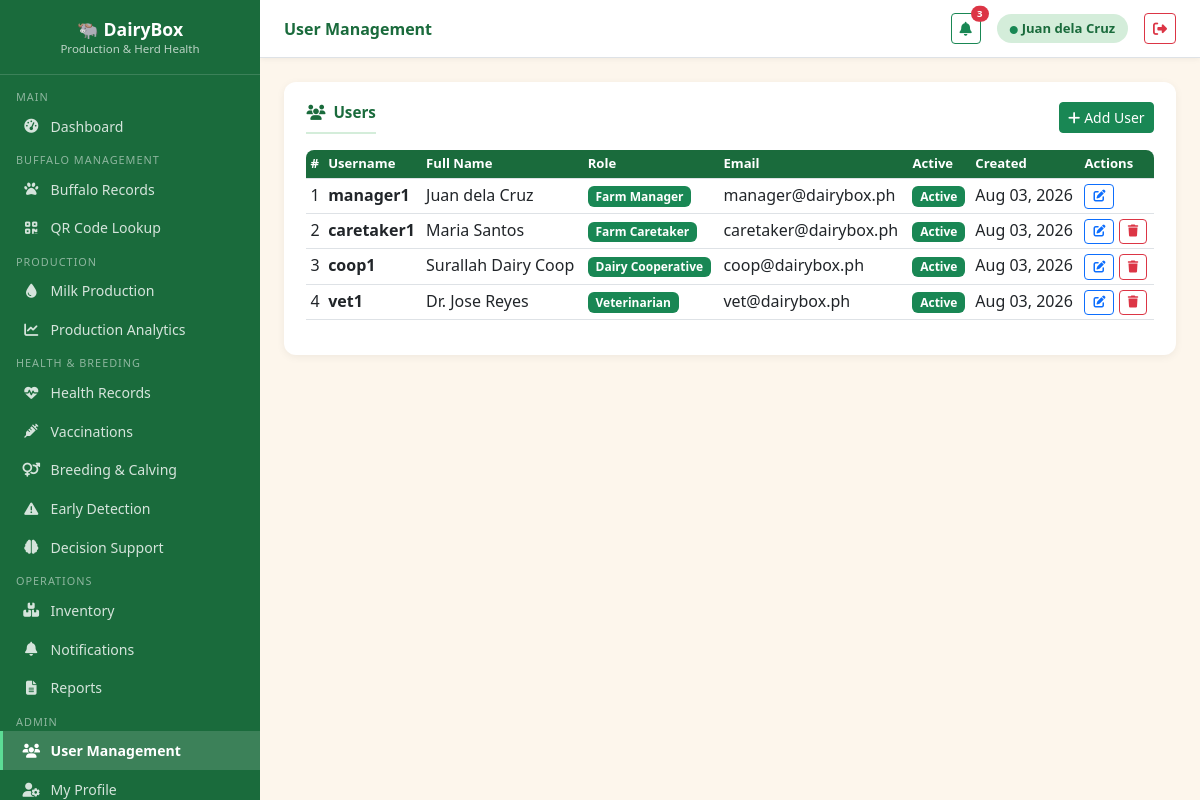
Page /modules/users.php (signed in) on the committed database.
### tables this page shows
CREATE TABLE IF NOT EXISTS users (
    id          INT AUTO_INCREMENT PRIMARY KEY,
    username    VARCHAR(60)  NOT NULL UNIQUE,
    password    VARCHAR(255) NOT NULL,
    full_name   VARCHAR(120) NOT NULL,
    role        ENUM('farm_manager','farm_caretaker','dairy_cooperative','veterinarian') NOT NULL,
    email       VARCHAR(120),
    phone       VARCHAR(30),
    is_active   TINYINT(1) DEFAULT 1,
    created_at  TIMESTAMP DEFAULT CURRENT_TIMESTAMP
);

### config/session.php (called while the page is built, shortened)
<?php
function currentUser(): array {
    return $_SESSION['user'] ?? [];
}

### modules/users.php (the view, shortened to what this page needs)
<?php
require_once '../config/session.php';
$root      = '../';
$pageTitle = 'User Management';
$db        = getDB();
$action    = $_GET['action'] ?? 'list';
$editing = null;
$users = $db->query("SELECT * FROM users ORDER BY role, full_name")->fetchAll();
include '../includes/header.php';
?>
<?php if ($action === 'add' || $action === 'edit'): ?>
<div class="card-section">
    <div class="section-title"><i class="fa fa-user-plus me-2"></i><?= $editing ? 'Edit User' : 'Add User' ?></div>
    <form method="POST">
        <input type="hidden" name="id" value="<?= $editing['id'] ?? 0 ?>">
        <div class="row g-3">
            <div class="col-md-4">
                <label class="form-label fw-semibold">Username *</label>
                <input type="text" name="username" class="form-control" value="<?= htmlspecialchars($editing['username'] ?? '') ?>" required>
            </div>
            <div class="col-md-4">
                <label class="form-label fw-semibold">Full Name *</label>
                <input type="text" name="full_name" class="form-control" value="<?= htmlspecialchars($editing['full_name'] ?? '') ?>" required>
            </div>
            <div class="col-md-4">
                <label class="form-label fw-semibold">Role *</label>
                <select name="role" class="form-select" required>
                    <?php foreach (['farm_manager'=>'Farm Manager','farm_caretaker'=>'Farm Caretaker','dairy_cooperative'=>'Dairy Cooperative','veterinarian'=>'Veterinarian'] as $val=>$lbl): ?>
                    <option value="<?= $val ?>" <?= ($editing['role']??'')===$val?'selected':'' ?>><?= $lbl ?></option>
                    <?php endforeach; ?>
                </select>
            </div>
            <div class="col-md-4">
                <label class="form-label fw-semibold">Password <?= $editing ? '(leave blank to keep)' : '*' ?></label>
                <input type="password" name="password" class="form-control" <?= !$editing ? 'required' : '' ?>>
            </div>
            <div class="col-md-4">
                <label class="form-label fw-semibold">Email</label>
                <input type="email" name="email" class="form-control" value="<?= htmlspecialchars($editing['email'] ?? '') ?>">
            </div>
            <div class="col-md-3">
                <label class="form-label fw-semibold">Phone</label>
                <input type="text" name="phone" class="form-control" value="<?= htmlspecialchars($editing['phone'] ?? '') ?>">
            </div>
            <div class="col-md-1 d-flex align-items-end">
                <div class="form-check">
                    <input class="form-check-input" type="checkbox" name="is_active" id="is_active" <?= ($editing['is_active']??1)?'checked':'' ?>>
                    <label class="form-check-label" for="is_active">Active</label>
                </div>
            </div>
        </div>
        <div class="mt-3 d-flex gap-2">
            <button type="submit" class="btn btn-success"><i class="fa fa-save me-1"></i><?= $editing ? 'Update' : 'Create User' ?></button>
            <a href="users.php" class="btn btn-outline-secondary">Cancel</a>
        </div>
    </form>
</div>
<?php else: ?>
<div class="card-section">
    <div class="d-flex justify-content-between align-items-center mb-3">
        <div class="section-title mb-0"><i class="fa fa-users me-2"></i>Users</div>
        <a href="?action=add" class="btn btn-success btn-sm"><i class="fa fa-plus me-1"></i>Add User</a>
    </div>
    <div class="table-responsive">
    <table class="table table-sm table-hover">
        <thead><tr><th>#</th><th>Username</th><th>Full Name</th><th>Role</th><th>Email</th><th>Active</th><th>Created</th><th>Actions</th></tr></thead>
        <tbody>
        <?php
        $roleLabels = ['farm_manager'=>'Farm Manager','farm_caretaker'=>'Farm Caretaker','dairy_cooperative'=>'Dairy Cooperative','veterinarian'=>'Veterinarian'];
        foreach ($users as $i => $u): ?>
        <tr>
            <td><?= $i+1 ?></td>
            <td><strong><?= htmlspecialchars($u['username']) ?></strong></td>
            <td><?= htmlspecialchars($u['full_name']) ?></td>
            <td><span class="badge bg-success"><?= $roleLabels[$u['role']] ?? $u['role'] ?></span></td>
            <td><?= htmlspecialchars($u['email']??'-') ?></td>
            <td><?= $u['is_active'] ? '<span class="badge bg-success">Active</span>' : '<span class="badge bg-danger">Inactive</span>' ?></td>
            <td><?= date('M d, Y', strtotime($u['created_at'])) ?></td>
            <td>
                <a href="?action=edit&id=<?= $u['id'] ?>" class="btn btn-xs btn-outline-primary" style="padding:.2rem .5rem;font-size:.75rem"><i class="fa fa-edit"></i></a>
                <?php if ($u['id'] !== $user['id']): ?>
                <a href="?delete=<?= $u['id'] ?>" class="btn btn-xs btn-outline-danger" style="padding:.2rem .5rem;font-size:.75rem" onclick="return confirm('Delete user?')"><i class="fa fa-trash"></i></a>
                <?php endif; ?>
            </td>
        </tr>
        <?php endforeach; ?>
        </tbody>
    </table>
    </div>
</div>
<?php endif; ?>
<?php include '../includes/footer.php'; ?>

### includes/header.php (shortened to what this page needs)
<?php
$user = currentUser();
?>
<!DOCTYPE html>
<html lang="en">
<head>
    <link rel="stylesheet" href="https://cdn.jsdelivr.net/npm/bootstrap@5.3.0/dist/css/bootstrap.min.css">
    <link rel="stylesheet" href="<?= $root ?>assets/css/style.css">
    <link rel="stylesheet" href="https://cdnjs.cloudflare.com/ajax/libs/font-awesome/6.5.0/css/all.min.css">
</head>
<body class="app-body">
<aside class="sidebar" id="sidebar">
    <div class="sidebar-brand">
        <h5>🐃 DairyBox</h5>
        <p>Production & Herd Health</p>
    </div>
    <nav>
    </nav>
</aside>
<header class="topbar">
    <div class="d-flex align-items-center gap-2">
        <span class="page-title"><?= htmlspecialchars($pageTitle ?? 'Dashboard') ?></span>
    </div>
    <div class="topbar-right">
        <?php
        $db = getDB();
        $notifCount = $db->prepare("SELECT COUNT(*) FROM notifications WHERE is_read=0 AND (target_role=? OR target_role IS NULL)");
        $notifCount->execute([$user['role']]);
        $nc = $notifCount->fetchColumn();
        ?>
        <div class="position-relative">
            <button class="btn btn-sm btn-outline-success position-relative" onclick="window.location='<?= $root ?>modules/notifications.php'">
                <i class="fa fa-bell"></i>
                <?php if ($nc > 0): ?>
                <span class="position-absolute top-0 start-100 translate-middle badge rounded-pill bg-danger" style="font-size:.6rem"><?= $nc ?></span>
                <?php endif; ?>
            </button>
        </div>
        <span class="user-badge"><i class="fa fa-circle text-success me-1" style="font-size:.5rem"></i><?= htmlspecialchars($user['full_name']) ?></span>
        <a href="<?= $root ?>auth/logout.php" class="btn btn-sm btn-outline-danger" title="Logout">
            <i class="fa fa-sign-out-alt"></i>
        </a>
    </div>
</header>
<main class="main-content">
<div class="content-body">

### assets/css/style.css (style rules this page uses)
:root { --green-dark: #1a6b3c; --green-main: #28a745; --green-light: #d4edda; --brown: #7a5230; --cream: #fdf6ec; --sidebar-w: 260px; }
body.app-body { background: var(--cream); margin: 0; padding: 0; }
.sidebar { position: fixed; top: 0; left: 0; width: var(--sidebar-w); height: 100vh; background: var(--green-dark); color: #fff; display: flex; flex-direction: column; overflow-y: auto; z-index: 1000; transition: transform .3s; }
.sidebar-brand { padding: 1.2rem 1rem 1rem; border-bottom: 1px solid rgba(255,255,255,.15); text-align: center; }
.sidebar-brand h5 { margin: 0; font-weight: 700; font-size: 1.1rem; }
.sidebar-brand p { margin: 0; font-size: .72rem; opacity: .7; }
.sidebar nav { flex: 1; padding: .5rem 0; }
.topbar { position: fixed; top: 0; left: var(--sidebar-w); right: 0; height: 58px; background: #fff; border-bottom: 1px solid #dee2e6; display: flex; align-items: center; justify-content: space-between; padding: 0 1.5rem; z-index: 999; box-shadow: 0 1px 6px rgba(0,0,0,.06); }
.topbar .page-title { font-weight: 600; font-size: 1rem; color: var(--green-dark); }
.topbar-right { display: flex; align-items: center; gap: 1rem; }
.topbar .user-badge { background: var(--green-light); color: var(--green-dark); padding: .3rem .8rem; border-radius: 20px; font-size: .82rem; font-weight: 600; }
.main-content { margin-left: var(--sidebar-w); padding-top: 58px; min-height: 100vh; }
.content-body { padding: 1.5rem; }
.card-section { background: #fff; border-radius: 12px; padding: 1.2rem 1.4rem; box-shadow: 0 2px 8px rgba(0,0,0,.06); margin-bottom: 1.4rem; }
.card-section .section-title { font-weight: 700; font-size: .95rem; color: var(--green-dark); border-bottom: 2px solid var(--green-light); padding-bottom: .5rem; margin-bottom: 1rem; }
.table th { background: var(--green-dark); color: #fff; font-size: .82rem; }
.btn-xs { padding: .2rem .45rem; font-size: .75rem; line-height: 1.4; border-radius: .25rem; }
.content-body { animation: fadeIn .25s ease; }
.table-responsive { border-radius: 8px; overflow: hidden; }

### rows in the picture
users: full_name "Juan dela Cruz", username "manager1", role "Farm Manager", email "manager@dairybox.ph", is_active "Active", created_at "Aug 03, 2026"
users: username "caretaker1", full_name "Maria Santos", role "Farm Caretaker", email "caretaker@dairybox.ph", is_active "Active", created_at "Aug 03, 2026"
users: username "coop1", full_name "Surallah Dairy Coop", role "Dairy Cooperative", email "coop@dairybox.ph", is_active "Active", created_at "Aug 03, 2026"
users: username "vet1", full_name "Dr. Jose Reyes", role "Veterinarian", email "vet@dairybox.ph", is_active "Active", created_at "Aug 03, 2026"

### other values in the picture
$pageTitle "User Management"
$nc "3"
